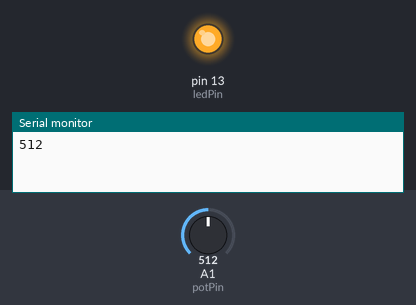
Recording of a sketch running on a simulated Arduino Uno, built with avr-gcc and run on an emulated ATmega328P. Parts: output pins drawn as LEDs (lit = HIGH), the last lines printed to the serial monitor. Dashed ring = blinking. The inputs (shaded band) are chosen by the test bench; at power-on: A1 (potPin) = 512.

Above: at 0.12 s.
At 1.3 s:
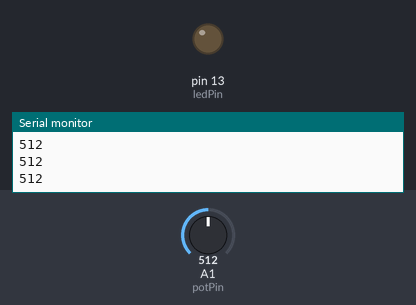
1.4 s: A1 (potPin) set to 582
2.9 s: A1 (potPin) set to 609
At 3.03 s:
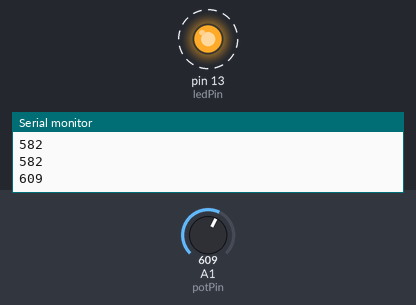
Timing chart, 0 to 5.9 s (numbered marks = the images above; inputs shaded):
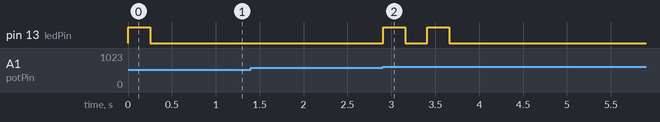

Measured:
- the behaviour switches between 599 and 600 on A1 (potPin) (found by bisection; images 1 and 2)
- after the input at 2.9 s, pin 13 (ledPin): alternates HIGH for 0.25 s and LOW for 0.25 s, 4 changes in all, then stays LOW, starting at once

The sketch:

HWK_4.ino
```cpp
//
//                        HWK_4
//
//
//Name: Keaton Raymond
//Date:10/22/2019
//Class: ECE 1001-005
//
//
//Problem Statement:
//use if else statements and looping structures to blink an LED based on the position of the potentiometer
//blink 1 time if it is less than 600
//blink 2 times if it is between 600 and 650, including 600 and 650
//blink 3 times if it is above 650
//
//
//              ^^^^ Algorithm ^^^^
//
//    define and initialize variables
//        define potPin A1 and ledPin 13
//        int value and count
//        bool testOne, testTwo, and testThree all true
//
//    setup function
//        initialize pins and Serial.begin(9600) to read the pot value
//
//    loop function
//        value = analogRead(potPin)
//        serial.println(value)
//        if the value is less than 600
//          set test 2 and 3 to true
//          blink light 1 time
//          set test 1 to false
//        else if the value is between 600 and 650
//          set test 1 and 3 to true
//          use for loop to blink led 2 times
//          set test 2 to false
//        else if the value is more than 650
//          set test 1 and 2 to true
//          use for loop to blink led 3 times
//          set test 3 to false
//

#define potPin A1
#define ledPin 13
int value;
int count;
bool testOne = true;
bool testTwo = true;
bool testThree = true;

void setup()
{
  Serial.begin(9600);
  pinMode(ledPin, OUTPUT);
  pinMode(potPin, INPUT);
}

void loop()
{
  value = analogRead(potPin);
  Serial.println(value);

  if(value < 600)
  {
    testTwo = true;
    testThree = true;

    if(testOne)
    {
      digitalWrite(ledPin, HIGH);
      delay(250);
      digitalWrite(ledPin, LOW);
      delay(250);
      testOne = false;
    }
  }

  else if(value >= 600 && value <= 650)
  {
    testOne = true;
    testThree = true;

    if(testTwo)
    {
      for(count=0; count<2; count++)
      {
        digitalWrite(ledPin, HIGH);
        delay(250);
        digitalWrite(ledPin, LOW);
        delay(250);
      }
      testTwo = false;
    }
  }

  else if(value > 650)
  {
    testOne = true;
    testTwo = true;

    if(testThree)
    {
      for(count=0; count<3; count++)
      {
        digitalWrite(ledPin, HIGH);
        delay(250);
        digitalWrite(ledPin, LOW);
        delay(250);
      }
      testThree = false;
    }
  }

}
```
